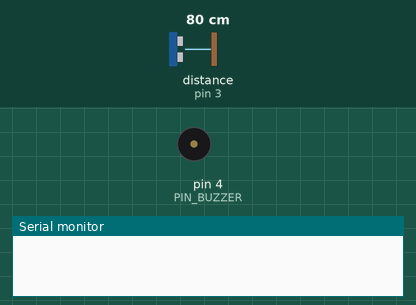
A sketch run on a simulated Arduino Mega 2560, built with avr-gcc and run on an emulated ATmega2560. Parts: buzzer (waves = sounding), the last lines printed to the serial monitor. Wiring (inferred from the names in the program): ultrasonic range finder: trigger pin 2; echo pin 3. The test bench sets the inputs (shaded band); at power-on: distance to the obstacle (sensor on pin 3) 80 cm. The echo pulse lasts 58.3 µs per cm.

Above: at 1.2 s.
1.3 s: distance to the obstacle (sensor on pin 3) set to 2 cm
At 14.9 s:
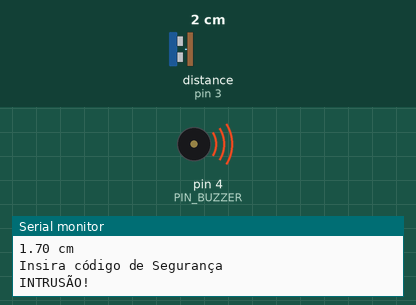
Timing chart, 0 to 15.7 s (numbered marks = the images above; inputs shaded):
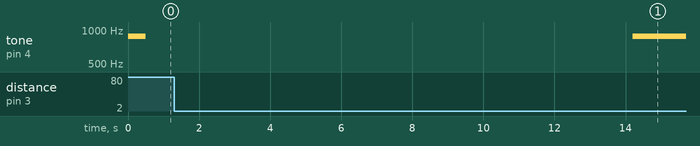

The sketch:

EP1.ino
```cpp
/**
 * @file EP1.ino
 * @brief SMART HOME: EP1
 * @date - 2017-12-17
 * @authors Afonso (2130653) & Natanael (2110634)
 * @state OK
 */

 /**
  * LIGAÇÕES: @Arduino 'Mega 2560'
  * 5V -> USB
  * GND -> breadboard
  * Pin 3 -> Sensor ultrassons, Trig
  * Pin 2 -> Sensor ultrassons, Echo
  * Pin 4 -> Buzzer

  * @Sensor ultrassons 'HC-SR04'
  * VCC -> 5V
  * GND -> GND
  * Trig -> Arduino, Pin 2
  * Echo -> Arduino, Pin 3
  *
  * @Buzzer
  * + -> Arduino, Pin 8 + R. 10 kOhm
  * - -> GND
*/

// Valores pré-definidos no enunciado
/**
Distancia Minima para iniciar procedimento de alarme
60 cm
Tempo para introduzir código de segurança e desligar alarme
10 Segundos
*/

// Constantes usadas no programa
const int PIN_TRIG = 2;
const int PIN_ECHO = 3;
const int PIN_BUZZER = 4;
// vel. propagação dos ultrassons no ar = 343 m/s
// Formula Utilizada Dcm = deltaT / 58,31 cm/MicroSegundo
const float VEL_ULTRASSONS_AR = 58.31;

//Centimetros
const int DIST_MIN_ALARM = 60;
//Segundos
const int TIME_TO_SHUTDOWN = 10;

//Controle de tempos
//T1: Tempo entre medição de distancia - Milisegundos
//T2: Tempo até acionamento do alarme - Milisegundos
const int DELTA_T1 = 1000;
unsigned long tRef1= 0;

const int DELTA_T2 = 10000;
unsigned long tRef2= 0;

//Alarme accionado
bool alarm = 0;

//PRINT INTRUSÃO
bool intrusao = 0;

//Codigo Alarme
int SECRET = 1234;

// Declaração de funções

void setup() {
  Serial.begin (9600);

  pinMode(PIN_TRIG, OUTPUT);
  pinMode(PIN_ECHO, INPUT);

  // Ao inicializar o sistema o pin Trig deve estar em modo LOW
  digitalWrite(PIN_TRIG, LOW);
  delayMicroseconds(2);

  //Acionar o buzzer por 0,5 segundos inicialmente
  tone(PIN_BUZZER, 880,500);

}

void loop() {
  //Contar milisegundos desde o arranque do sistema
  float instanteAtual = millis();

  //Registar a duração do pulso do echo - Microsegundos
  long duration;

  //Tratar dos Pinos do sensor Ultrasons
  digitalWrite(PIN_TRIG, HIGH);
  delayMicroseconds(10);
  digitalWrite(PIN_TRIG, LOW);


// Ler distancia a cada segundo
  if ( (instanteAtual - tRef1) >= DELTA_T1 ){
    duration = pulseIn(PIN_ECHO, HIGH);
    float distance = ((float)duration / VEL_ULTRASSONS_AR);

      if (alarm == 0 && distance < 61){
        Serial.print(distance);
        Serial.println(" cm");
        Serial.println("Insira código de Segurança");
        tRef1 = instanteAtual;
        tRef2 = instanteAtual;
        alarm = 1;
        intrusao = 0;

      }
  }

  int secret;
  //receber texto enviado pela consola da porta serie
  secret = Serial.parseInt();

  if (alarm == 1 && SECRET == secret ){
    tone(PIN_BUZZER, 880, 1);
    alarm = 0;
  }

  if (alarm == 1 && (instanteAtual - tRef2) >= DELTA_T2 ){
    if(intrusao == 0){
      Serial.println("INTRUSÃO!");
      intrusao = 1;
    }
    tone(PIN_BUZZER, 880 , 0);
  }
  //Pequeno delay para garantir bom funcionamento do sensor ultrasons
  delay(100);
}
```

Measured:
- after the input at 1.3 s, tone on pin 4 (PIN_BUZZER): silent → 880 Hz after 12.9 s
